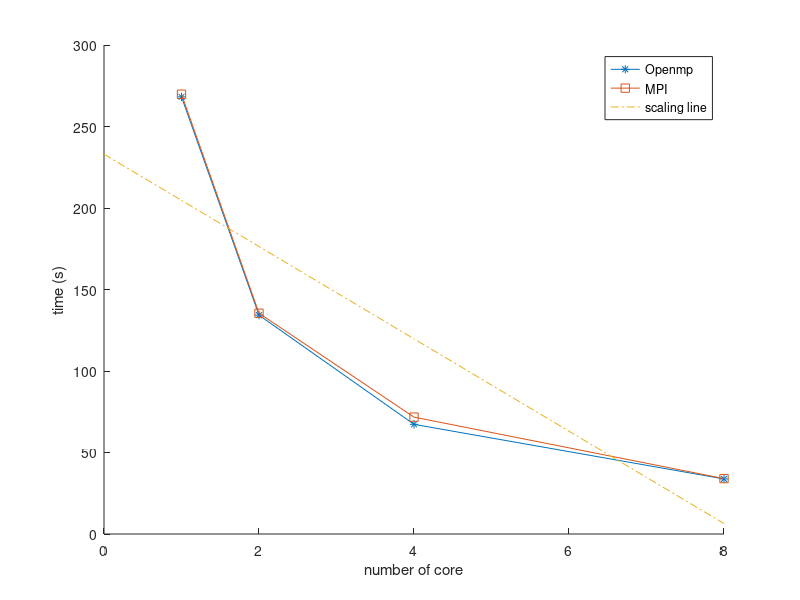

Write MATLAB code to recreate this figure.
function P11
clear all
clc
close all


A = [1  268.189  269.794
2  134.263  135.443
4  67.2803  71.7022
8   33.7778  33.9926]

hold all
plot(A(:,1), A(:,2), '-*')
plot(A(:,1), A(:,3),'-s')

c = [260, 130, 65, 32.5]

p = polyfit( A(:,1),  (A(:,2)+A(:,3))/2,1 )

x= 0:1:8


c = p(1) * x + p(2)

plot(x,c,'-.')

legend('Openmp', 'MPI','scaling line')
xlabel('number of core')
ylabel('time (s)')